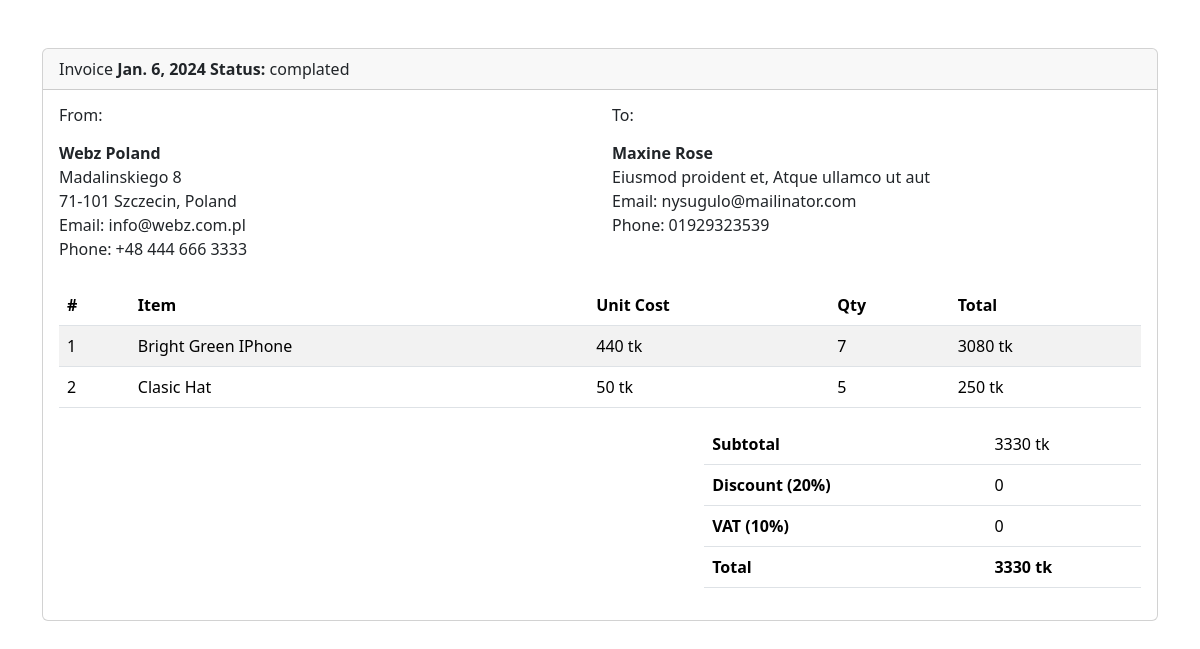
The app's page /invoice/5 (signed in), older data.
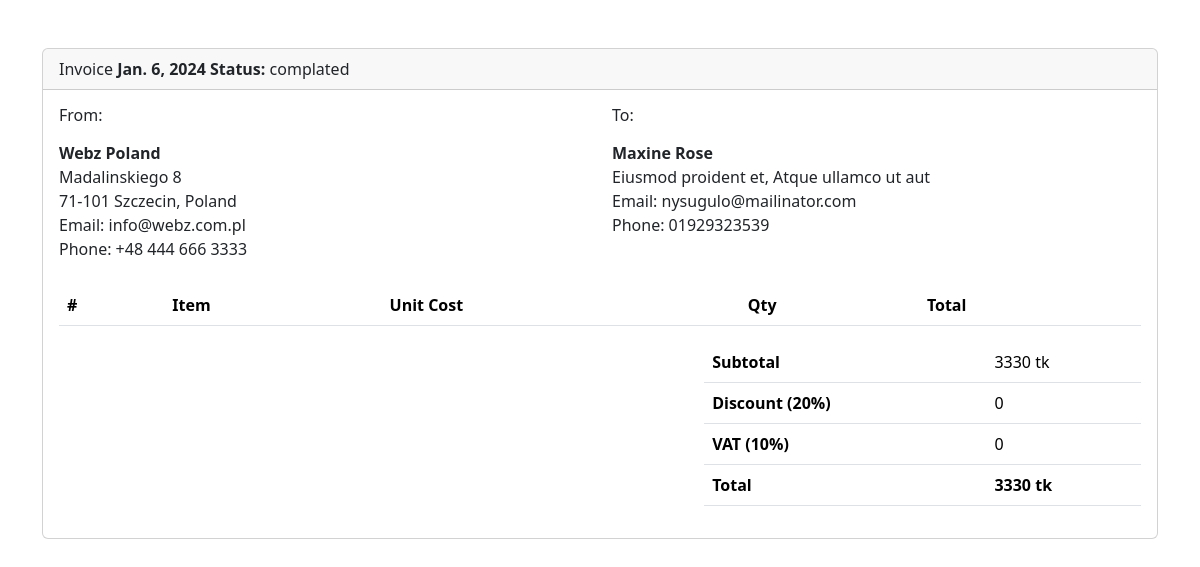
The same page, newer data.
### core/models.py (models this page shows, shortened)
class Order(models.Model):
    customer = models.ForeignKey(Customer, on_delete=models.CASCADE)
    user = models.ForeignKey(User, on_delete=models.CASCADE)
    date = models.DateField( auto_now=False, auto_now_add=True)
    status = models.CharField(max_length=100,default="panding")
    pymentSystem = models.CharField(max_length=100,default="Cash On Delivery")
    total_order = models.PositiveIntegerField(blank=True, null=True)
    ordernote = models.TextField()

class Customer(models.Model):
    country = models.CharField(max_length=100)
    first_name = models.CharField(max_length=100)
    last_name = models.CharField(max_length=100)
    company_name = models.CharField(max_length=100,null=True,blank=True)
    Address = models.CharField(max_length=100)
    city = models.CharField(max_length=100)
    state = models.CharField(max_length=100)
    zipcode = models.CharField(max_length=100)
    email = models.CharField(max_length=100)
    phone = models.CharField(max_length=100)
    user = models.ForeignKey(User, on_delete=models.CASCADE,null=True,blank=True)

class OrderItems(models.Model):
    order = models.ForeignKey(Order, on_delete=models.CASCADE)
    product = models.ForeignKey(Products, on_delete=models.CASCADE)
    quantity = models.PositiveIntegerField()
    user = models.ForeignKey(User, on_delete=models.CASCADE)
    def order_subtotal(self):
        return self.quantity * self.product.price

class Products(models.Model):
    name = models.CharField(max_length=500)
    category = models.ForeignKey(Category, on_delete=models.CASCADE)
    subcategory = models.ForeignKey(SubCategory,on_delete=models.CASCADE,blank=True, null=True)
    sub_sub_category = models.ForeignKey(SubSubCategory, on_delete=models.CASCADE,blank=True, null=True)
    brand = models.ImageField(upload_to="Brand Image",default="brands/category/1.png")
    sku = models.CharField(max_length=200)
    price = models.PositiveIntegerField()
    review = models.PositiveIntegerField(null=True,blank=True,default=0)
    sort_description = RichTextField()
    slug = AutoSlugField(populate_from="name", null=True, unique=True)
    description = RichTextField()
    image = models.ImageField(upload_to="Product Image")
    pdsliderimg1 = models.ImageField(upload_to="Slider Image",blank=True, null=True)
    pdsliderimg2 = models.ImageField(upload_to="Slider Image",blank=True, null=True)
    pdsliderimg3 = models.ImageField(upload_to="Slider Image",blank=True, null=True)

### core/views.py (the view)
# urls.py: path('invoice/<int:pk>',invoice,name="invoice"),
def invoice(request,pk):
    if request.user.is_authenticated:
        cart = Cart.objects.filter(user=request.user)
        order = Order.objects.get(user=request.user,id=pk)
        orderitems = OrderItems.objects.filter(user=request.user,order=order)
        return render(request,"core/invoice.html",locals())
    else:
        return redirect("login")

### core/templates/core/invoice.html (shortened to what this page needs)
<!doctype html>
<html lang="en">
<head>
    <link href="https://cdn.jsdelivr.net/npm/bootstrap@5.3.2/dist/css/bootstrap.min.css" rel="stylesheet"
>
</head>
<body>
    <div class="container mt-5">
        <div class="card">
            <div class="card-header">
                Invoice
                <strong>{{order.date}}</strong>
                <span class="float-right"> <strong>Status:</strong> {{order.status}}</span>
            </div>
            <div class="card-body">
                <div class="row mb-4">
                    <div class="col-sm-6">
                        <h6 class="mb-3">From:</h6>
                        <div>
                            <strong>Webz Poland</strong>
                        </div>
                        <div>Madalinskiego 8</div>
                        <div>71-101 Szczecin, Poland</div>
                        <div>Email: info@webz.com.pl</div>
                        <div>Phone: +48 444 666 3333</div>
                    </div>
                    <div class="col-sm-6">
                        <h6 class="mb-3">To:</h6>
                        <div>
                            <strong>{{order.customer.first_name}} {{order.customer.last_name}}</strong>
                        </div>
                        <div>{{order.customer.Address}}, {{order.customer.city}}</div>
                        <div>Email: {{order.customer.email}}</div>
                        <div>Phone: {{order.customer.phone}}</div>
                    </div>
                </div>
                <div class="table-responsive-sm">
                    <table class="table table-striped">
                        <thead>
                            <tr>
                                <th class="center">#</th>
                                <th >Item</th>
                                <th class="right">Unit Cost</th>
                                <th class="center">Qty</th>
                                <th class="right">Total</th>
                            </tr>
                        </thead>
                        <tbody>
                            {% for orderitem in orderitems %}
                                <tr>
                                    <td class="center">{{forloop.counter}}</td>
                                    <td class="left strong">{{orderitem.product.name}}</td>
                                    <td class="right">{{orderitem.product.price}} tk</td>
                                    <td class="center">{{orderitem.quantity}}</td>
                                    <td class="right">{{orderitem.order_subtotal}} tk</td>
                                </tr>
                            {% endfor %}
                        </tbody>
                    </table>
                </div>
                <div class="row">
                    <div class="col-lg-7"></div>
                    <div class="col-lg-5 col-md-6 col-sm-12">
                        <table class="table table-clear">
                            <tbody>
                                <tr>
                                    <td class="left">
                                        <strong>Subtotal</strong>
                                    </td>
                                    <td class="right">{{order.total_order}} tk</td>
                                </tr>
                                <tr>
                                    <td class="left">
                                        <strong>Discount (20%)</strong>
                                    </td>
                                    <td class="right">0</td>
                                </tr>
                                <tr>
                                    <td class="left">
                                        <strong>VAT (10%)</strong>
                                    </td>
                                    <td class="right">0</td>
                                </tr>
                                <tr>
                                    <td class="left">
                                        <strong>Total</strong>
                                    </td>
                                    <td class="right">
                                        <strong>{{order.total_order}} tk</strong>
                                    </td>
                                </tr>
                            </tbody>
                        </table>
                    </div>
                </div>
            </div>
        </div>
    </div>
</body>
</html>

Row changes from the older to the newer data that the page shows:
removed OrderItems: product.name "Bright Green IPhone", product.price "440", quantity "7", order_subtotal "3080"
removed OrderItems: product.name "Clasic Hat", product.price "50", quantity "5", order_subtotal "250"
